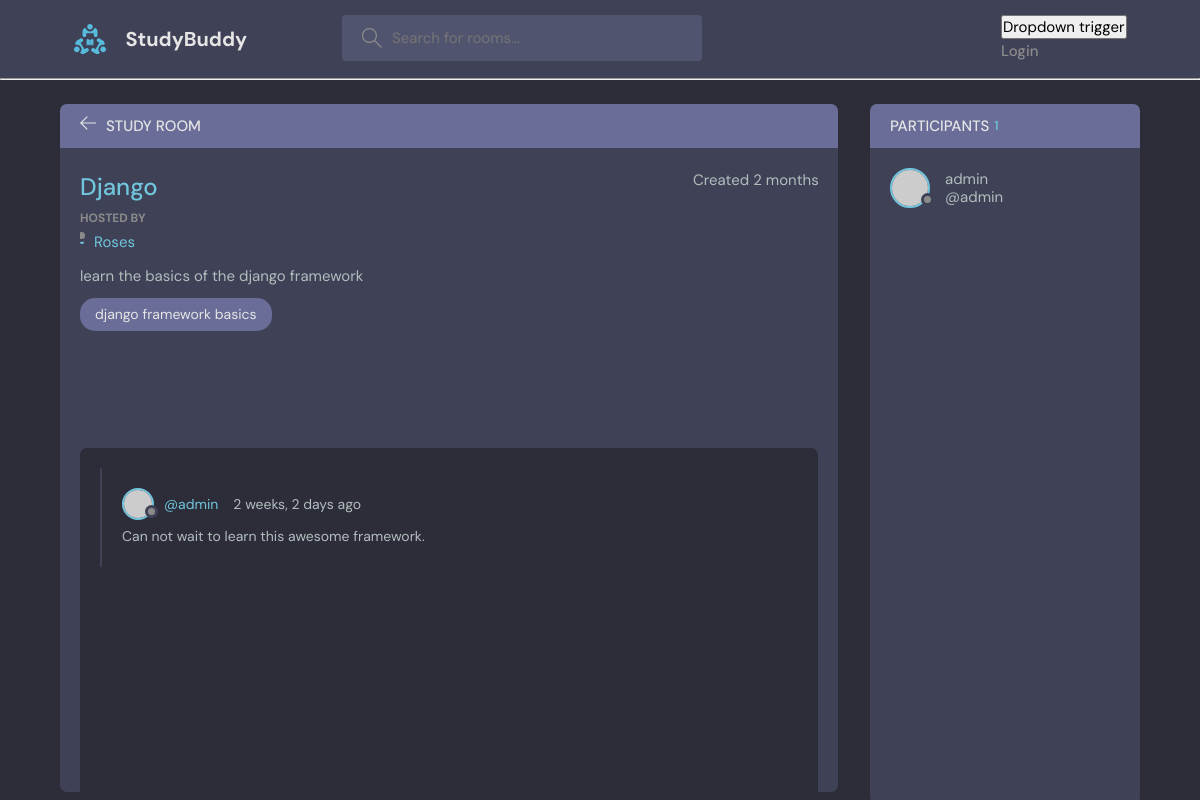
Before: /room/5 with the older database file.
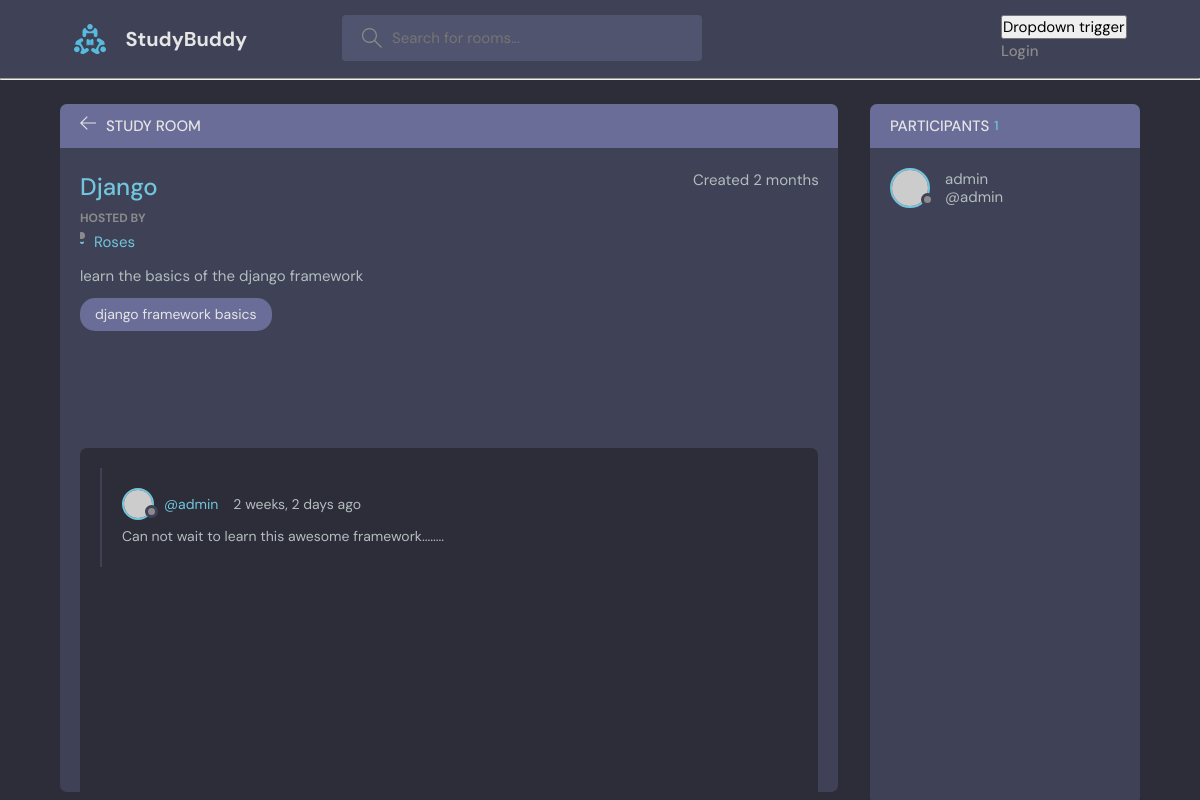
After: the same page with the newer database file.
### base/models.py (models this page shows, shortened)
class Message(models.Model):
    user = models.ForeignKey(User, on_delete=models.CASCADE)
    room = models.ForeignKey(Rooms, on_delete=models.CASCADE)
    body = models.TextField( )
    updated_at = models.DateTimeField(auto_now=True)
    created_at = DateTimeField(auto_now_add=True) #takes timestamp at creation only
    class Meta:
        ordering = ['-updated_at','-created_at']  #ensure that the most recent message appears at the top

### base/views.py (the view, shortened to what this page needs)
# urls.py: path('room/<str:pk>',views.room, name='room' ),
def room(request, pk):
    rooms = Rooms.objects.get(id=pk)
    room_messages = rooms.message_set.all().order_by('created_at')
    participants = rooms.participants.all()
    p_count = participants.count()
    context = {"rooms": rooms, "room_messages": room_messages,
               "participants": participants,'p_count':p_count}
    return render(request, 'room.html', context)

### base/models.py (called while the page is built)
    def __str__(self):
        return self.title

### templates/room.html (shortened to what this page needs)
{%extends 'main.html' %} {% block content%}
  <body>
    <main class="profile-page layout layout--2">
      <div class="container">
        <div class="room">
          <div class="room__top">
            <div class="room__topLeft">
              <a href="{% url 'home' %}">
                <svg version="1.1" xmlns="http://www.w3.org/2000/svg" width="32" height="32" viewBox="0 0 32 32">
                  <title>arrow-left</title>
                  <path
                    d="M13.723 2.286l-13.723 13.714 13.719 13.714 1.616-1.611-10.96-10.96h27.625v-2.286h-27.625l10.965-10.965-1.616-1.607z"
                  ></path>
                </svg>
              </a>
              <h3>Study room</h3>
            </div>
          </div>
          <div class="room__box scroll">
            <div class="room__header scroll">
              <div class="room__info">
                <h3>{{ rooms.name }}</h3>
                <span>Created {{ rooms.created_at|timesince }}</span>
              </div>
              <div class="room__hosted">
                <p>Hosted By</p>
                <a href="{% url 'user-profile' rooms.host.id %}" class="room__author">
                  <div class="avatar avatar--small">
                  </div>
                  <span>{{ rooms.host }}</span>
                </a>
              </div>
              <div class="room__details">
                {{ rooms.description }}
              </div>
              <span class="room__topics">{{ rooms.topic }}</span>
            </div>
            <div class="comment-wrapper">
              <h3>Conversation</h3>
              {% for message in room_messages%}
              <div>
                <small
                  >@{{ message.user }} {{ message.created_at|timesince }} ago</small
                >
                <p>{{ message.body }}</p>
              </div>
              {%endfor%}
            </div>
            {% for message in room_messages%}
            <div class="room__conversation">
              <div class="threads scroll">
                <div class="thread">
                  <div class="thread__top">
                    <div class="thread__author">
                      <a href="#" class="thread__authorInfo">
                        <div class="avatar avatar--small">
                          <img src="https://randomuser.me/api/portraits/men/37.jpg" />
                        </div>
                        <span>@{{ message.user }} </span>
                      </a>
                      <span class="thread__date">{{ message.created_at|timesince }} ago</span>
                    </div>
                  </div>
                  <div class="thread__details">
                    {{ message.body }}.
                  </div>
                </div>
              </div>
            </div>
            {% endfor %}
          </div>
        </div>
        <div class="participants">
          <h3 class="participants__top">Participants <span>{{ p_count }}</span></h3>
          <div class="participants__list scroll">
            {% for user in participants %}
            <a href="{% url 'user-profile' user.id %}" class="participant">
              <div class="avatar avatar--medium">
                <img src="https://randomuser.me/api/portraits/men/37.jpg" />
              </div>
    <div>
      <p>{{ user}}</p>
      <p>@{{ user.username }}</p>
    </div>
    {% endfor%}
            </a>
          </div>
        </div>
      </div>
    </main>
  </body>
{% endblock content%}

Changed rows visible on the page:
changed Message "admin": body "Can not wait to learn this awesome framework" → "Can not wait to learn this awesome framework......."
